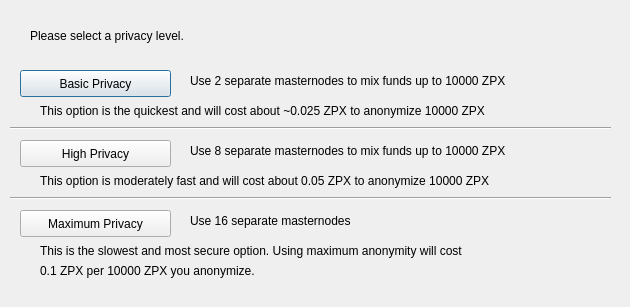
<?xml version="1.0" encoding="UTF-8"?>
<ui version="4.0">
 <class>ObfuscationConfig</class>
 <widget class="QDialog" name="ObfuscationConfig">
  <property name="geometry">
   <rect>
    <x>0</x>
    <y>0</y>
    <width>630</width>
    <height>307</height>
   </rect>
  </property>
  <property name="windowTitle">
   <string>Configure Obfuscation</string>
  </property>
  <widget class="QPushButton" name="buttonBasic">
   <property name="geometry">
    <rect>
     <x>20</x>
     <y>70</y>
     <width>151</width>
     <height>27</height>
    </rect>
   </property>
   <property name="text">
    <string>Basic Privacy</string>
   </property>
  </widget>
  <widget class="QPushButton" name="buttonHigh">
   <property name="geometry">
    <rect>
     <x>20</x>
     <y>140</y>
     <width>151</width>
     <height>27</height>
    </rect>
   </property>
   <property name="text">
    <string>High Privacy</string>
   </property>
  </widget>
  <widget class="QPushButton" name="buttonMax">
   <property name="geometry">
    <rect>
     <x>20</x>
     <y>210</y>
     <width>151</width>
     <height>27</height>
    </rect>
   </property>
   <property name="text">
    <string>Maximum Privacy</string>
   </property>
  </widget>
  <widget class="QLabel" name="label">
   <property name="geometry">
    <rect>
     <x>30</x>
     <y>20</y>
     <width>571</width>
     <height>31</height>
    </rect>
   </property>
   <property name="text">
    <string>Please select a privacy level.</string>
   </property>
  </widget>
  <widget class="QLabel" name="label_2">
   <property name="geometry">
    <rect>
     <x>190</x>
     <y>70</y>
     <width>421</width>
     <height>21</height>
    </rect>
   </property>
   <property name="text">
    <string>Use 2 separate masternodes to mix funds up to 10000 ZPX</string>
   </property>
  </widget>
  <widget class="QLabel" name="label_3">
   <property name="geometry">
    <rect>
     <x>190</x>
     <y>140</y>
     <width>411</width>
     <height>21</height>
    </rect>
   </property>
   <property name="text">
    <string>Use 8 separate masternodes to mix funds up to 10000 ZPX</string>
   </property>
  </widget>
  <widget class="QLabel" name="label_4">
   <property name="geometry">
    <rect>
     <x>190</x>
     <y>210</y>
     <width>421</width>
     <height>21</height>
    </rect>
   </property>
   <property name="text">
    <string>Use 16 separate masternodes</string>
   </property>
  </widget>
  <widget class="QLabel" name="label_6">
   <property name="geometry">
    <rect>
     <x>40</x>
     <y>100</y>
     <width>561</width>
     <height>21</height>
    </rect>
   </property>
   <property name="text">
    <string>This option is the quickest and will cost about ~0.025 ZPX to anonymize 10000 ZPX</string>
   </property>
  </widget>
  <widget class="QLabel" name="label_7">
   <property name="geometry">
    <rect>
     <x>40</x>
     <y>170</y>
     <width>561</width>
     <height>21</height>
    </rect>
   </property>
   <property name="text">
    <string>This option is moderately fast and will cost about 0.05 ZPX to anonymize 10000 ZPX</string>
   </property>
  </widget>
  <widget class="QLabel" name="label_8">
   <property name="geometry">
    <rect>
     <x>40</x>
     <y>240</y>
     <width>561</width>
     <height>21</height>
    </rect>
   </property>
   <property name="text">
    <string>This is the slowest and most secure option. Using maximum anonymity will cost</string>
   </property>
  </widget>
  <widget class="QLabel" name="label_9">
   <property name="geometry">
    <rect>
     <x>40</x>
     <y>260</y>
     <width>561</width>
     <height>21</height>
    </rect>
   </property>
   <property name="text">
    <string>0.1 ZPX per 10000 ZPX you anonymize.</string>
   </property>
  </widget>
  <widget class="Line" name="line">
   <property name="geometry">
    <rect>
     <x>10</x>
     <y>120</y>
     <width>601</width>
     <height>16</height>
    </rect>
   </property>
   <property name="orientation">
    <enum>Qt::Horizontal</enum>
   </property>
  </widget>
  <widget class="Line" name="line_2">
   <property name="geometry">
    <rect>
     <x>10</x>
     <y>190</y>
     <width>601</width>
     <height>16</height>
    </rect>
   </property>
   <property name="orientation">
    <enum>Qt::Horizontal</enum>
   </property>
  </widget>
 </widget>
 <resources/>
 <connections/>
</ui>
